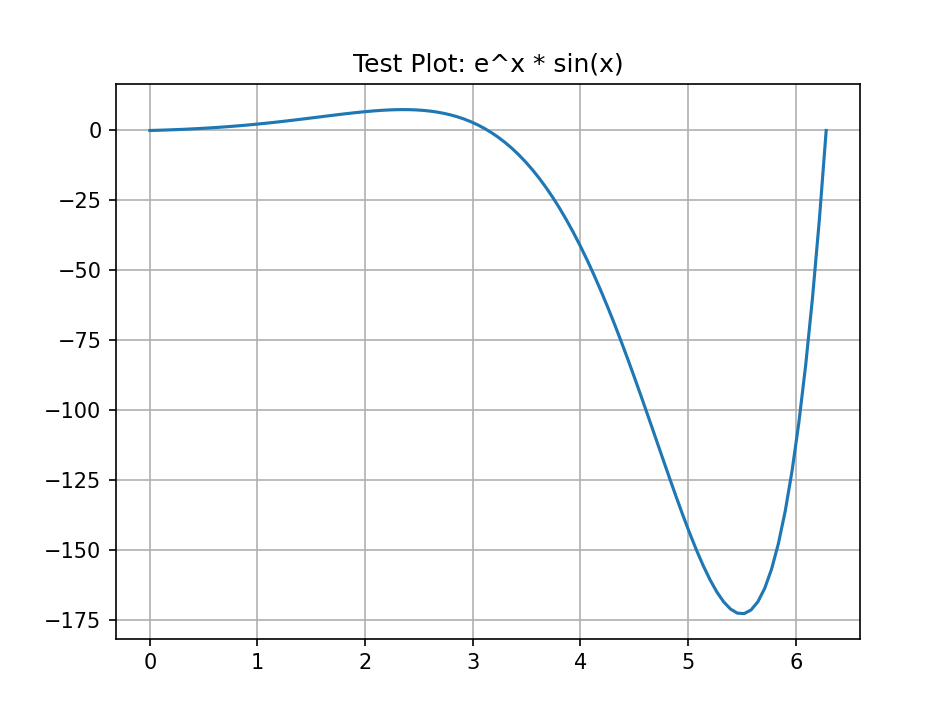

Reproduce this figure in Python.
import numpy as np
import matplotlib.pyplot as plt

x = np.linspace(0, 2*np.pi, 100)
y = np.exp(x) * np.sin(x)

plt.plot(x, y)
plt.title("Test Plot: e^x * sin(x)")
plt.grid()
plt.show()
